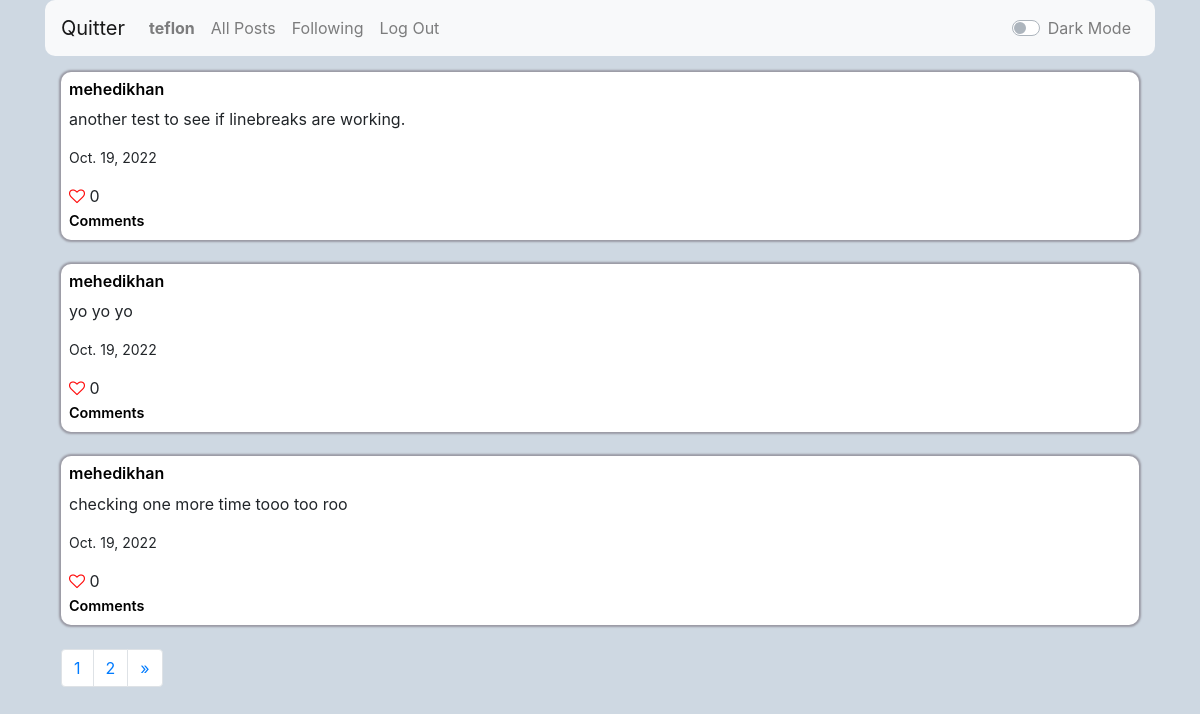
The app's page /following_posts (signed in), older data.
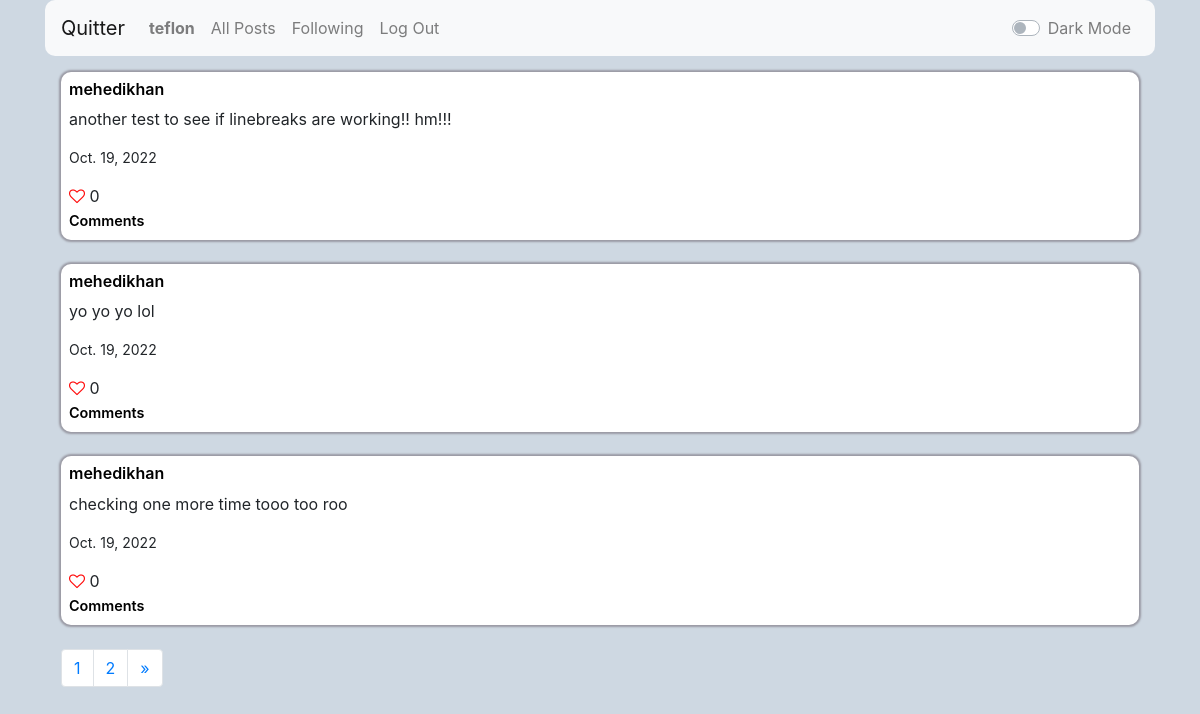
The same page, newer data.
### network/models.py (models this page shows)
class Post(models.Model):
    post = models.TextField()
    creator = models.CharField(max_length=64, blank=False)
    created = models.DateField(auto_now_add=False, auto_now=False, default=timezone.now)
    likes_count = models.PositiveIntegerField(default=0)
    likes = models.ManyToManyField(User, blank=True, related_name="likes")

### network/views.py (the view)
# urls.py: path("following_posts", views.following_posts, name="following_posts"),
@login_required
def following_posts(request):
    current_user = request.user.username
    u = User.objects.get(username=current_user)
    f = u.following.all()
    following_list = []
    for user in f:
        following_list.append(user.username)
    posts = Post.objects.filter(creator__in=following_list).order_by('-id')
    paginator = Paginator(posts, 3)
    page_number = request.GET.get('page')
    page_obj = paginator.get_page(page_number)
    return render(request, "network/following.html",{
        "posts" : posts,
        "following_list" : following_list,
        "page_obj" : page_obj
    })

### network/templates/network/following.html (shortened to what this page needs)
{% extends "network/layout.html" %}
{% block body %}
    {% for post in page_obj %}
        {% if post.creator in following_list %}
            <div class="eachpost" id="post_box">
                <h6><a class="link_light link_class" href="{% url 'profile' post.creator %}">{{ post.creator }}</a></h6>
                <p>{{ post.post }}</p>
                <p style="font-size: 14px">{{ post.created }}</p>
                {% if user.is_authenticated %}
                    {% if post.id in posts_lbtcu_id %}
                    <form action="{% url 'decrease_likes' post.id %}">
                        <button id="like" style="font-size: 16px; padding: 0; border: none; background: none" ><i class="fa fa-heart" style="font-size:16px; color:rgb(255, 9, 9)"></i></button>
                        {{ post.likes_count }}
                    </form>
                    {% else %}
                    <form action="{% url 'increase_likes' post.id %}">
                        <button id="like" style="font-size: 16px; padding: 0; border: none; background: none" ><i class="fa fa-heart-o" style="font-size:16px; color:rgb(255, 9, 9)"></i></button>
                        {{ post.likes_count }}
                    </form>
                    {% endif %}
                {% else %}
                    <i class="fa fa-heart-o" style="font-size:16px; color:rgb(255, 9, 9)"></i> {{ post.likes_count }}
                    <br>
                {% endif %}
                <a class="link_light small_link link_class" href="{% url 'comments' post.id %}">Comments</a>
            </div>
            <br>
        {% endif %}
    {% endfor %}
    <nav aria-label="Page navigation example">
        <ul class="pagination">
            <li class="page-item"><a class="page-link" href="?page={{page_obj.number}}">{{ page_obj.number }}</a></li>
            {% if page_obj.has_next %}
            <li class="page-item"><a class="page-link" href="?page={{page_obj.next_page_number}}">{{ page_obj.next_page_number }}</a></li>
            {% endif %}
            {% if page_obj.has_next%}
                <li class="page-item">
                    <a class="page-link" href="?page={{ page_obj.next_page_number }}" aria-label="Next">
                        <span aria-hidden="true">&raquo;</span>
                    </a>
                </li>
            {% endif %}
        </ul>
      </nav>
{% endblock %}

Row changes from the older to the newer data that the page shows:
changed Post: post "another test to see if linebreaks are working." → "another test to see if linebreaks are working!! hm!!!"
changed Post: post "yo yo yo" → "yo yo yo lol"
